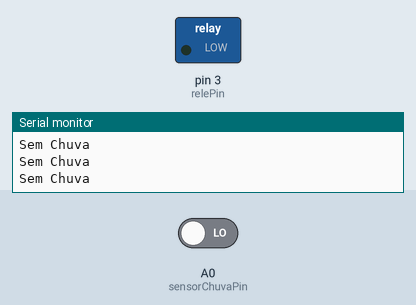
Simulated run of this sketch. Board: Arduino Uno, built with avr-gcc and run on an emulated ATmega328P. On the bench: switched loads named in the sketch (green lamp = pin HIGH), the last lines printed to the serial monitor. Inputs (shaded band) come from the test bench; at power-on: A0 (sensorChuvaPin) LOW.

Above: at 4.8 s.
4.9 s: A0 (sensorChuvaPin) driven HIGH
At 6.4 s:
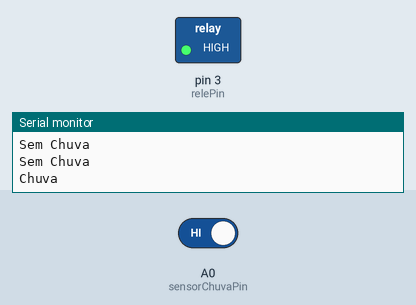
7.6 s: A0 (sensorChuvaPin) driven LOW
At 9.1 s:
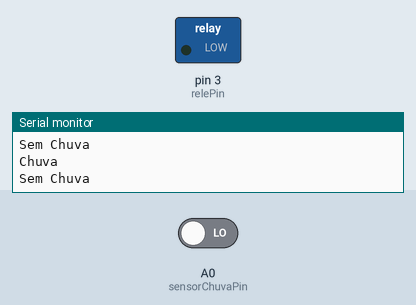
Timing chart, 0 to 10.6 s (numbered marks = the images above; inputs shaded):
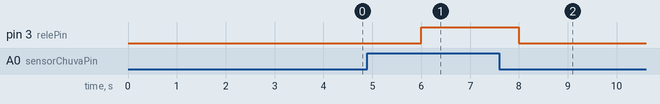

The sketch:

Controle_de_lapada_com_palmas.ino
```cpp
// Define os pinos utilizados
const int sensorChuvaPin = A0;  // Pino do sensor de chuva
const int relePin = 3;         // Pino do relé

void setup() {
  pinMode(sensorChuvaPin, INPUT);  // Configura o pino do sensor de chuva como entrada
  pinMode(relePin, OUTPUT);        // Configura o pino do relé como saída

  Serial.begin(9600);  // Inicializa a comunicação serial
}

void loop() {
  // Lê o estado do sensor de chuva
  int estadoChuva = digitalRead(sensorChuvaPin);

  if (estadoChuva == HIGH) {
    // Se estiver chovendo, liga o relé e exibe "Chuva" no monitor serial
    digitalWrite(relePin, HIGH);
    Serial.println("Chuva");
  } else {
    // Se não estiver chovendo, desliga o relé e exibe "Sem Chuva" no monitor serial
    digitalWrite(relePin, LOW);
    Serial.println("Sem Chuva");
  }

  delay(2000);  // Aguarda 1 segundo antes de verificar novamente o estado da chuva
}
```

Measured:
- after the input at 4.9 s, pin 3 (relePin): LOW → HIGH after 1.1 s
- after the input at 7.6 s, pin 3 (relePin): HIGH → LOW after 0.40 s
